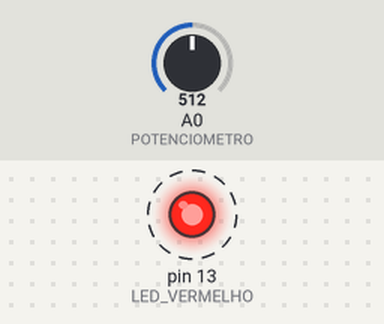
The sketch below on a simulated Arduino Uno, built with avr-gcc and run on an emulated ATmega328P. Parts: output pins drawn as LEDs (lit = HIGH). Dashed ring = blinking. Inputs (shaded band) come from the test bench; at power-on: A0 (POTENCIOMETRO) = 512.

Above: at 1.08 s.
1.3 s: A0 (POTENCIOMETRO) set to 0
3.0 s: A0 (POTENCIOMETRO) set to 3
4.5 s: A0 (POTENCIOMETRO) set to 6
At 5.7 s:
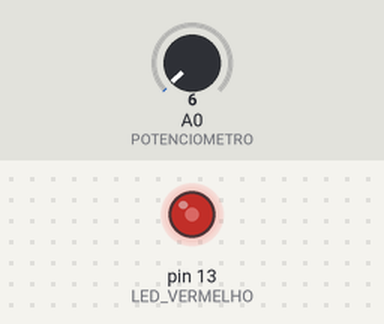
6.0 s: A0 (POTENCIOMETRO) set to 122
At 7.14 s:
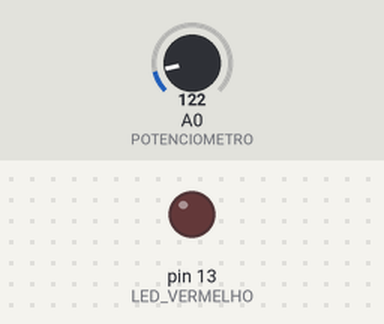
At 8.13 s:
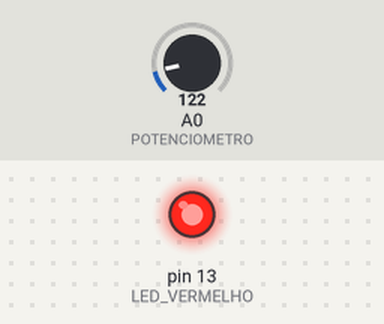
Timing chart, 0 to 10.0 s (numbered marks = the images above; inputs shaded):
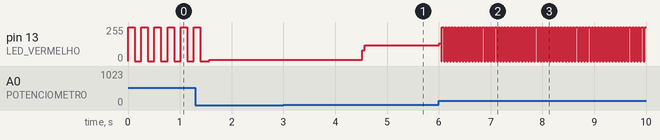

Measured:
- after the input at 3.0 s, every drawn part: stays the same
- after the input at 4.5 s, pin 13 (LED_VERMELHO): 11/255 → 118/255 at once
- after the input at 6.0 s, pin 13 (LED_VERMELHO): 118/255 → 135/255 at once, then repeats every 0.05 s: 0/255 0.02 s, 255/255 0.03 s

The sketch:

Arduino.ino
```cpp
#define LED_VERMELHO 13
#define POTENCIOMETRO A0

void setup(){
    pinMode(LED_VERMELHO, OUTPUT);
    pinMode(POTENCIOMETRO, INPUT);
}

void loop(){
    int potValue = analogRead(POTENCIOMETRO);
    int tempo = map(potValue, 0, 1023, 0, 255);
    digitalWrite(LED_VERMELHO, HIGH);
    delay(tempo);
    digitalWrite(LED_VERMELHO, LOW);
    delay(tempo);
}
```
